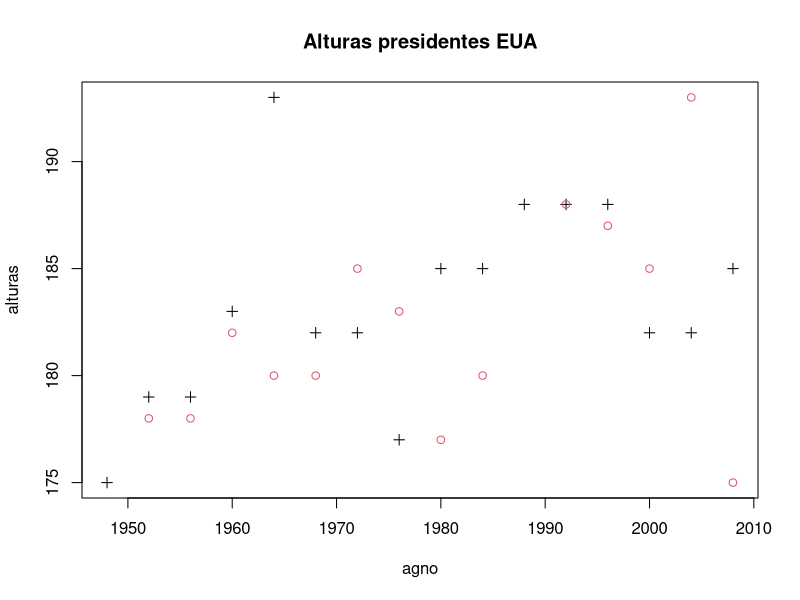
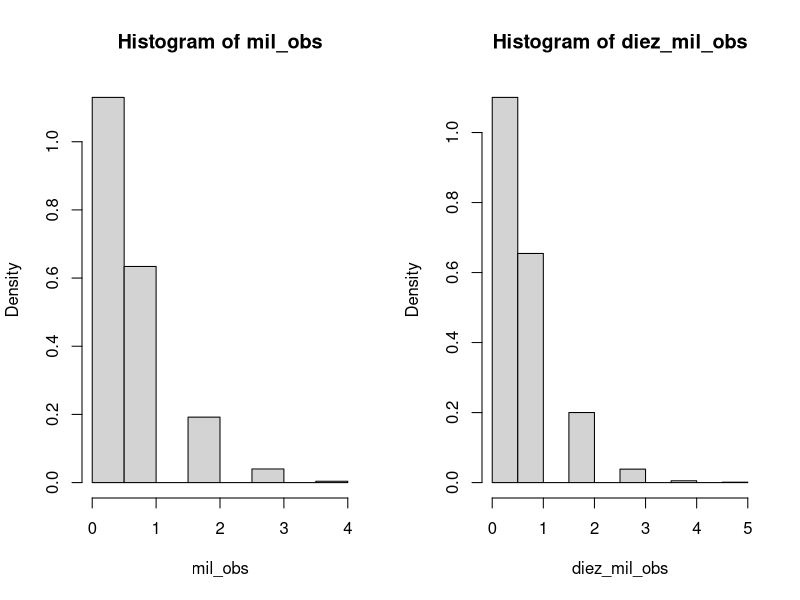
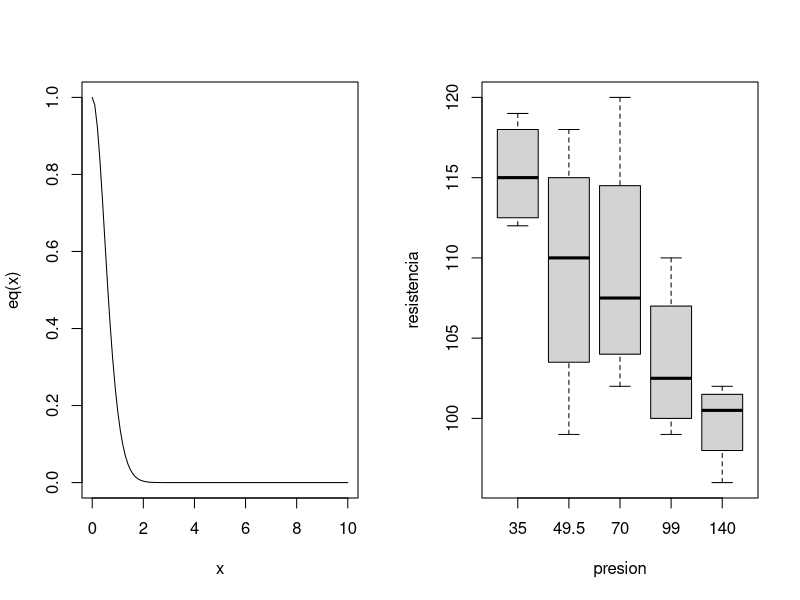

Generate these figures, in order, with R:
## ---- chunk 1
knitr::opts_chunk$set(echo = TRUE)
## ---- chunk 2
# problema 1 - a)
# primero obtenemos una tabla donde pondremos los valores
dist1 <- table(0:12)
# iteramos simulando una binomial con p=1/6 y n=12
for(i in 0:12){
  dist1[i+1] <- dbinom(i, 12, prob=1/6)
}
# sacamos la distribución acumulada
dist1 <- cumsum(dist1)
# imprimimos el resultado
print(dist1, digits=12)

# problema 1 - b)
# primero obtenemos una tabla donde pondremos los valores
dist2 <- table(0:12)
# iteramos simulando una binomial con p=1/6 y n=12
for(i in 0:12){
  dist2[i+1] <- pbinom(i, 12, prob=1/6)
}
# imprimimos el resultado
print(dist2, digits=12)

# problema 1 - c)
# calculamos P(X>7) como 1 - P(X<=6)
prob <- 1 - dist2[7]
# imprimimos el resultado
print(prob, digits=12)

## ---- chunk 3
# problema 2
library(car) 
# primero ponemos la altura y el a?o en un objeto
ganador <- c(185, 182, 182, 188, 188, 188, 185, 185, 177, 182, 182, 193, 183, 179, 179, 175)
oponente <- c(175, 193, 185, 187, 188, 173, 180, 177, 183, 185, 180, 180, 182, 178, 178, 173)
agno <- c(2008, 2004, 2000, 1996, 1992, 1988, 1984, 1980, 1976, 1972, 1968, 1964, 1960, 1956, 1952, 1948)
alturas <- data.frame(ganador, oponente, agno)
# ahora los graficamos
# la gr?fica principal con el ganador
plot(agno, ganador, 
     xlab="agno", ylab="alturas", 
     main="Alturas presidentes EUA", pch=3)
# la grafica superpuesta secundaria con el oponente
points(agno, oponente, col=2)

## ---- chunk 4
# problema 3
require(plotrix)
# generamos 1000 observaciones de una poison con lambda=0.61
mil_obs <- rpois(1000, 0.61)
# desplegamos su media
mean(mil_obs)
# desplegamos su varianza
var(mil_obs)

# generamos 10000 observaciones de una poison con lambda=0.61
diez_mil_obs <- rpois(10000, 0.61)
# desplegamos su media
mean(diez_mil_obs)
# desplegamos su varianza
var(diez_mil_obs)

# imprimimos la función de masa de probabilidad
par(mfrow=c(1,2))
hist(mil_obs, freq=FALSE)
hist(diez_mil_obs, freq=FALSE)

## ---- chunk 5
sd.n <- function(muestra){
  # primero obtenemos la media y el tamaño de la muestra
  media <- mean(muestra)
  n <- length(muestra)
  suma <- 0
  # ahora obtenemos el estimador de máxima verosimilitud para
  # la varianza de una normal que viene dado por la varianza muestral tomando
  # como estimador de miu a x barra
  for(i in 1:n){
    suma <- suma + (muestra[i] - media)**2
  }
  sigma <- (suma/n)**(1/2)
  
  return(sigma)
}

sd.n(rnorm(100000, mean = 10, sd = 12))
## ---- chunk 6
norma <- function(vector){
  # calculamos la norma euclidiana sumando todos los elementos al cuadrado 
  # sacando la raíz cuadrada de la suma
  suma <- 0
  for(elem in vector){
    suma <- suma + elem**2
  }
  res <- suma**(1/2)
  return(res)
}

# obtenemos la norma con la función antes especificada de vectores
v1 <- c(0,0,0,1)
norma(v1)

v2 <- c(2, 5, 2, 4)
norma(v2)

v3 <- c(1, 2, 3, 4, 5, 6, 7, 8, 9, 10)
norma(v3)
## ---- chunk 7
# problema 6
# primero definimos la ecuación
eq = function(x){exp(-x*x)/(1+x*x)}

# graficamos la función entre 0 y 10
curve(eq, from=0, to=10)

# ahora integramos entre 0 e infinito
integrate(eq, lower=0, upper=Inf)
## ---- chunk 8
# problema 7
# primero definimos la matriz
x <- matrix(rnorm(20),10,2)

# ahora aplicamos la norma a cada uno de los elementos
apply(x, 1, norma)
## ---- chunk 9
# problema 8
# primero ponemos los datos en un objeto
presion <- c(35, 35, 35, 35,
              49.5, 49.5, 49.5, 49.5,
              70, 70, 70, 70,
              99, 99, 99, 99,
              140, 140, 140, 140)

resistencia <- c(112, 119, 117, 113,
                 108, 99, 112, 118,
                 120, 106, 102, 109,
                 110, 101, 99, 104,
                 100, 102, 96, 101)

datos <- data.frame(presion, resistencia)

# ahora los graficamos
boxplot(resistencia~presion, data=datos)
